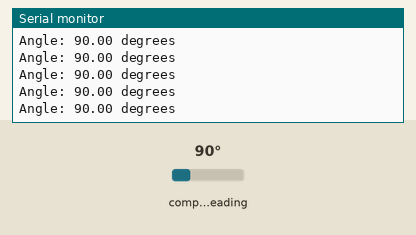
This sketch was run on a simulated ESP32. On the bench: the last lines printed to the serial monitor. The test bench sets the inputs (shaded band); at power-on: compass heading 90°.

Above: at 1.2 s.
1.3 s: compass heading set to 7°
At 1.56 s:
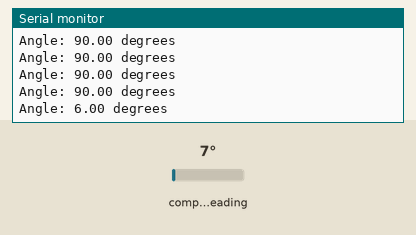
2.8 s: compass heading set to 180°
At 2.96 s:
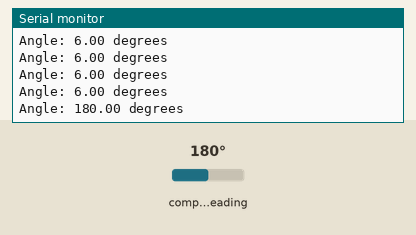
Timing chart, 0 to 5.8 s (numbered marks = the images above; inputs shaded):
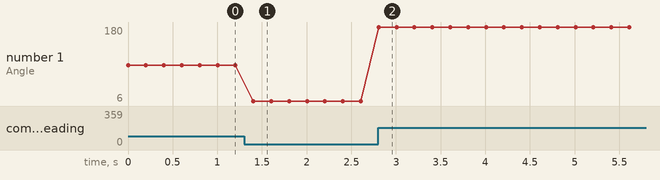

The sketch:

mag_encode_test.ino
```cpp
#include <AS5600.h>
#include <Wire.h>

#define SDA 37
#define SCL 38
#define potPin 4

AS5600 encoder;
//HX711 loadCell;

float calibration_factor = 15000;
int position = 0;
int startPosition = 0;
int finalPosition = 0;
int potRead = 0;


void setup() {
  Serial.begin(115200);
  Wire.begin(SDA, SCL);
}

void loop() {
  // put your main code here, to run repeatedly:
  uint16_t raw = encoder.readAngle();
  float angle = (raw * 360 / 4096);
  Serial.print("Angle: ");
  Serial.print(angle);
  Serial.println(" degrees");

  delay(200);
}
```

Measured:
- after the input at 1.3 s, the serial monitor: prints a new line after 0.10 s (image 1)
- after the input at 2.8 s, the serial monitor: prints a new line at once (image 2)
- plotted number 1: 90 → 6 after the input at 1.3 s, 6 → 180 after the input at 2.8 s
